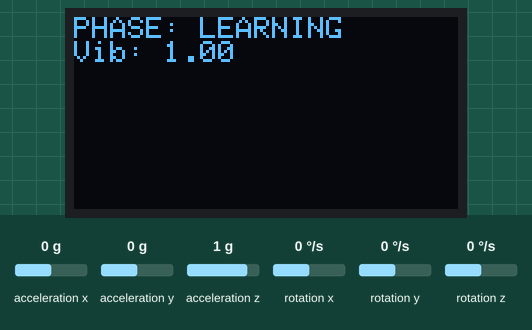
Recording of a sketch running on a simulated ESP8266 (NodeMCU). Parts: 128×64 one-colour display. Inputs (shaded band) come from the test bench; at power-on: acceleration x 0 g, acceleration y 0 g, acceleration z 1 g, rotation x 0 °/s, rotation y 0 °/s, rotation z 0 °/s. WiFi joins after 1.5 s; servers stay silent unless stated; uploads are accepted with an empty reply; what the sketch prints to the serial monitor is not drawn.

Above: at 4.7 s.
4.8 s: acceleration x set to -1.4 g
At 5.9 s:
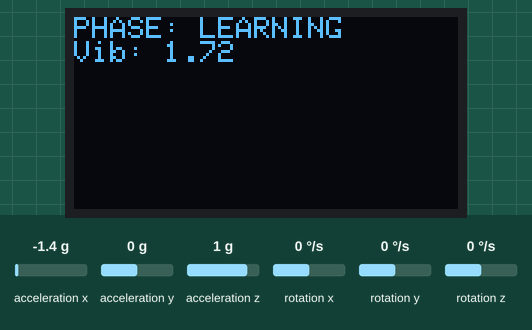
6.4 s: acceleration y set to -1.4 g
At 7.7 s:
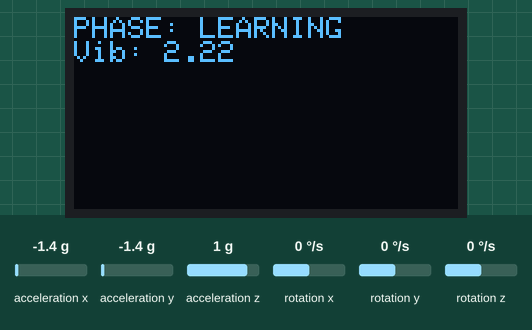
8.0 s: acceleration z set to -1.4 g
At 8.8 s:
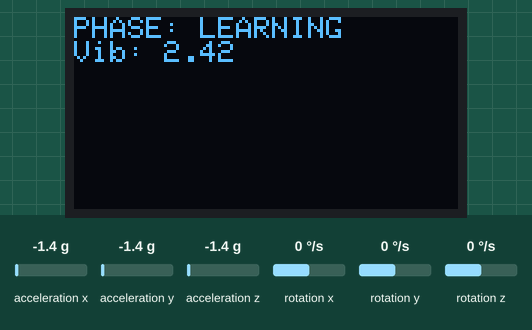
9.6 s: acceleration x set to -0.8 g
At 14.1 s:
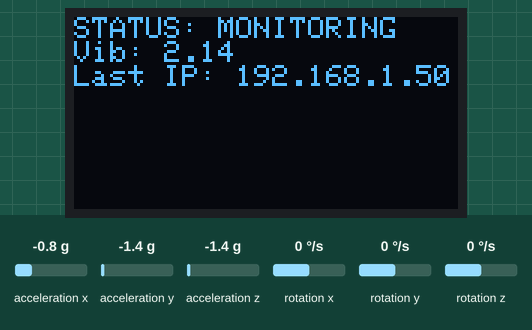
14.2 s: acceleration x set to 1.4 g
At 15.6 s:
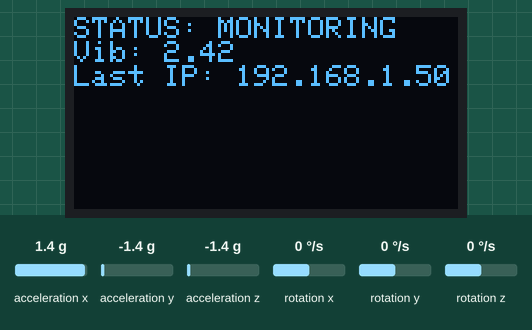
15.9 s: acceleration x set to 0.8 g
At 16.6 s:
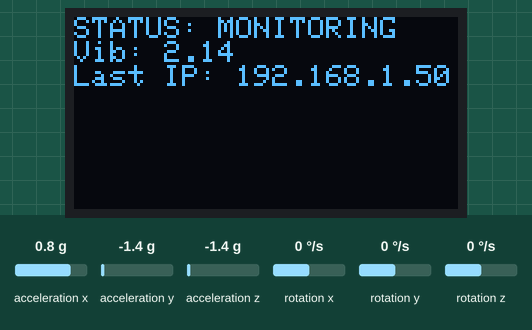
Timing chart, 0 to 18.5 s (numbered marks = the images above; inputs shaded):
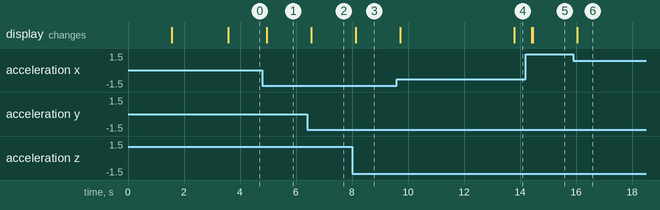

The sketch:

Vibration-Anomaly-Detector.ino
```cpp
#include <Wire.h>
#include <MPU6050_light.h>
#include <Adafruit_GFX.h>
#include <Adafruit_SSD1306.h>
#include <ESP8266WiFi.h>
#include <ESP8266HTTPClient.h>

// --- SETTINGS ---
const char* ssid = "INSERT_YOUR_SSID_HERE";
const char* password = "INSERT_YOUR_PASSWORD_HERE";
const char* webhookURL = "https://webhook.site/YOUR_UNIQUE_ID";

#define SCREEN_WIDTH 128
#define SCREEN_HEIGHT 64
Adafruit_SSD1306 display(SCREEN_WIDTH, SCREEN_HEIGHT, &Wire, -1);
MPU6050 mpu(Wire);

// TinyML & Logic Variables
float meanVibration = 0, totalVibration = 0;
int samples = 0;
bool learningDone = false;
unsigned long learningStartTime;
unsigned long lastAlertTime = 0;
const unsigned long alertCooldown = 5000; // Wait 5 seconds between notifications
const float threshold = 0.40; // Sensitivity

void setup() {
  Serial.begin(9600);

  // 1. WIFI START (Power-priority)
  WiFi.mode(WIFI_STA);
  WiFi.begin(ssid, password);
  while (WiFi.status() != WL_CONNECTED) { delay(500); Serial.print("."); }
  Serial.println("\nWiFi Connected!");

  // 2. SENSORS START
  Wire.begin();
  if(display.begin(SSD1306_SWITCHCAPVCC, 0x3C)) {
    display.clearDisplay();
    display.setTextColor(WHITE);
    display.setCursor(0,10);
    display.println("WiFi: OK");
    display.println("CALIBRATING...");
    display.display();
  }

  mpu.begin();
  delay(1000);
  mpu.calcOffsets(true, true);

  learningStartTime = millis();
  Serial.println("System Ready!");
}

void loop() {
  mpu.update();
  float x = mpu.getAccX(), y = mpu.getAccY(), z = mpu.getAccZ();
  float magnitude = sqrt(x*x + y*y + z*z);

  if (!learningDone) {
    // --- LEARNING PHASE (10 Seconds) ---
    totalVibration += magnitude;
    samples++;
    if (millis() - learningStartTime > 10000) {
      meanVibration = totalVibration / samples;
      learningDone = true;
    }
  } else {
    // --- MONITORING PHASE ---
    float anomalyScore = abs(magnitude - meanVibration);

    if (anomalyScore > threshold) {
      // Check if we are allowed to send another alert yet
      if (millis() - lastAlertTime > alertCooldown) {
        sendWebhook(anomalyScore);
        lastAlertTime = millis();
      }
    }
  }

  // UI Refresh
  static unsigned long lastUI = 0;
  if (millis() - lastUI > 200) {
    updateDisplay(magnitude);
    lastUI = millis();
  }
}

void sendWebhook(float score) {
  if (WiFi.status() == WL_CONNECTED) {
    WiFiClient client;
    HTTPClient http;

    // We send the score as a query parameter so you can see it on the website
    String fullURL = String(webhookURL) + "?score=" + String(score);

    http.begin(client, fullURL);
    int httpResponseCode = http.GET();

    Serial.print("Webhook Sent! Response: ");
    Serial.println(httpResponseCode);

    display.clearDisplay();
    display.setCursor(0,10);
    display.println("!!! ALERT !!!");
    display.print("Sent to Cloud");
    display.display();

    http.end();
  }
}

void updateDisplay(float vib) {
  display.clearDisplay();
  display.setCursor(0,0);
  if(!learningDone) {
    display.println("PHASE: LEARNING");
    display.print("Vib: "); display.println(vib);
  } else {
    display.println("STATUS: MONITORING");
    display.print("Vib: "); display.println(vib);
    display.print("Last IP: "); display.println(WiFi.localIP());
  }
  display.display();
}
```

Measured:
- after the input at 4.8 s, the display: changes after 0.15 s (image 1)
- after the input at 6.4 s, the display: changes after 0.14 s (image 2)
- after the input at 8.0 s, the display: changes after 0.13 s (image 3)
- after the input at 9.6 s, the display: first changes after 0.12 s (image 4 shows a later state)
- after the input at 14.2 s, the display: first changes after 0.23 s (image 5 shows a later state)
- after the input at 15.9 s, the display: changes after 0.14 s (image 6)
